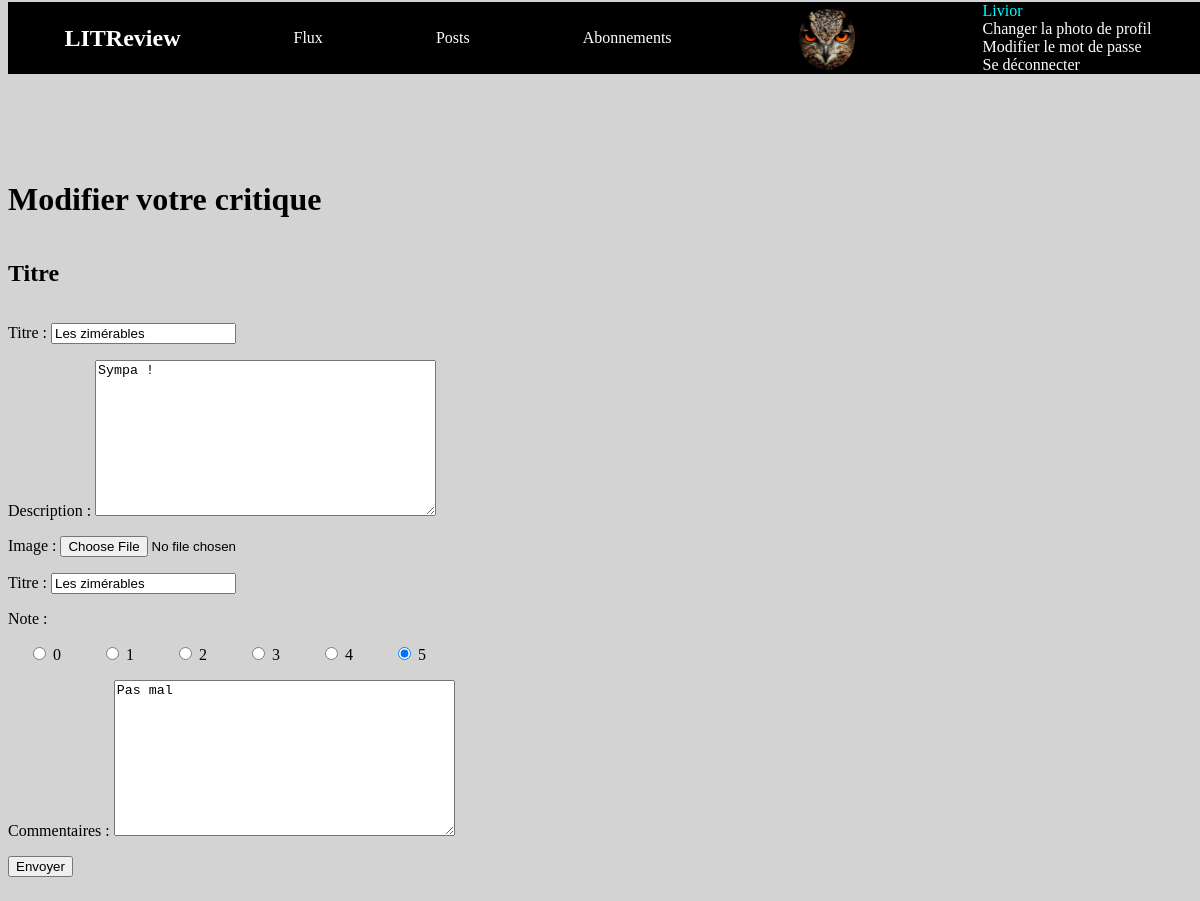
/review/20/change/ (signed in), run on an earlier commit of the app's database.
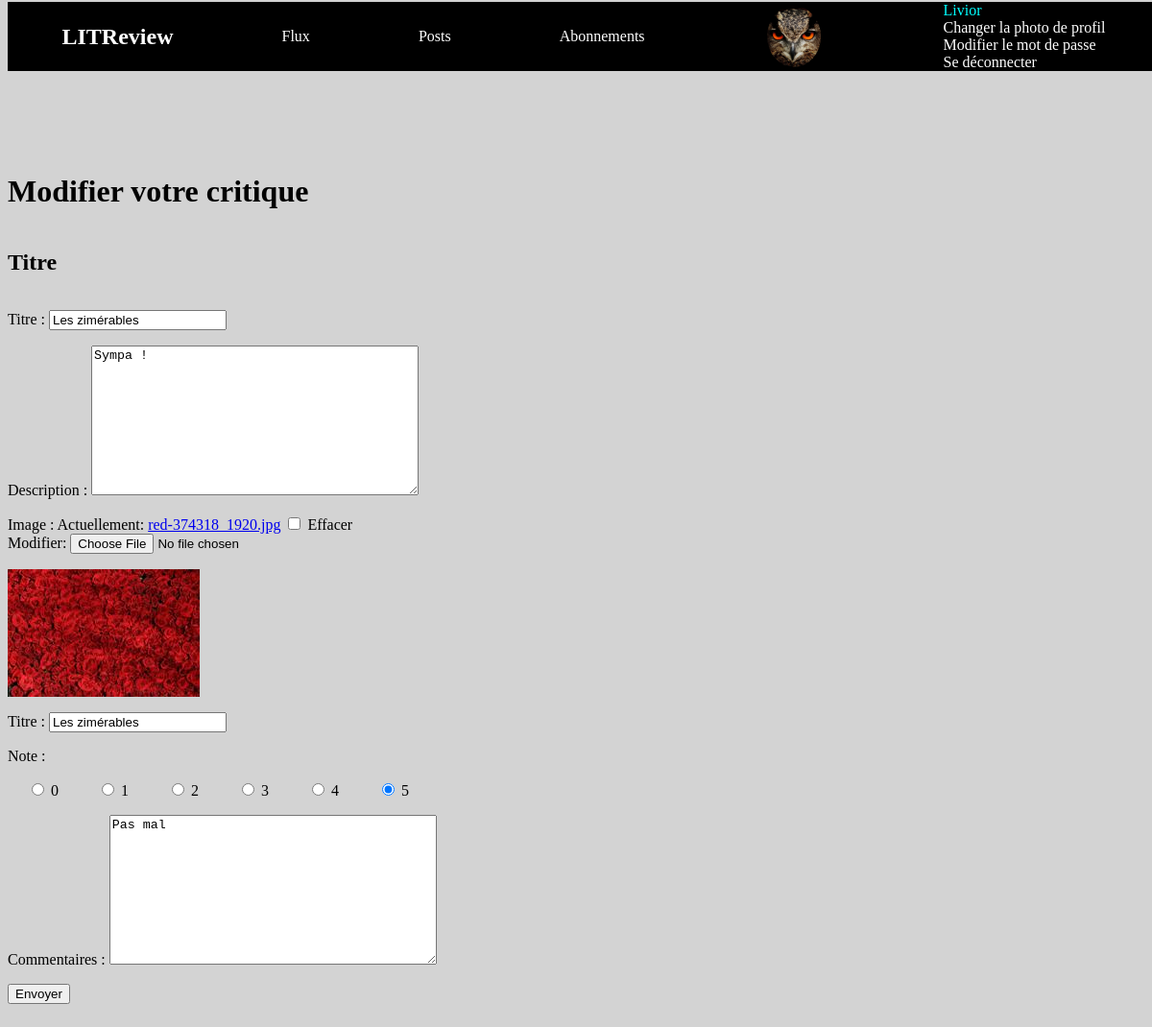
And on a later commit of the database.
### critics/models.py (models this page shows, shortened)
class Review(models.Model):
    ticket = models.ForeignKey(
        to=Ticket,
        on_delete=models.CASCADE,
        default=None)
    headline = models.CharField(max_length=128)
    rating = models.PositiveSmallIntegerField(
        validators=[MinValueValidator(0), MaxValueValidator(5)])
    body = models.TextField(max_length=8192, blank=True)
    user = models.ForeignKey(
        to=settings.AUTH_USER_MODEL, on_delete=models.CASCADE)
    time_created = models.DateTimeField(auto_now_add=True)

class Ticket(models.Model):
    title = models.CharField(max_length=128)
    description = models.TextField(max_length=2048, blank=True)
    user = models.ForeignKey(
        to=settings.AUTH_USER_MODEL,
        on_delete=models.CASCADE)
    image = models.ImageField(null=True, blank=True)
    time_created = models.DateTimeField(auto_now_add=True)
    IMAGE_MAX_SIZE = (200, 200)

### critics/views.py (the view)
# urls.py: path('review/<int:review_id>/change/', critics.views.review_update,
@login_required()
def review_update(request, review_id):
    review = get_object_or_404(Review, id=review_id)
    ticket = get_object_or_404(Ticket, id=review.ticket.id)
    if request.method == "POST":
        review_form = ReviewForm(request.POST, request.FILES, instance=review)
        ticket_form = TicketForm(request.POST, request.FILES, instance=ticket)
        if all([ticket_form.is_valid(), review_form.is_valid()]):
            ticket = ticket_form.save()
            review = review_form.save(commit=False)
            review.ticket = ticket
            review.time_created = datetime.datetime.now()
            review.save()
            return render(
                request,
                "critics/review_read.html",
                {"review": review})
    else:
        review_form = ReviewForm(instance=review)
        ticket_form = TicketForm(instance=ticket)
    return render(
        request,
        "critics/review_update.html",
        {"review_form": review_form,
         "ticket_form": ticket_form,
         "review": review},
    )

### critics/forms.py
class ReviewForm(forms.ModelForm):
    class Meta:
        model = Review
        exclude = ['user', 'ticket']
        labels = {'headline': 'Titre',
                  'body': 'Commentaires',
                  'rating': 'Note'}
        rating_choices = [('0', 0), ('1', 1), ('2', 2),
                          ('3', 3), ('4', 4), ('5', 5)]
        widgets = {'rating': forms.RadioSelect(choices=rating_choices)}

class TicketForm(forms.ModelForm):
    class Meta:
        model = Ticket
        exclude = ['user']
        labels = {'title': 'Titre'}

### critics/templates/critics/review_update.html (shortened to what this page needs)
{% extends '../base.html' %}
{% block content %}
<h1>Modifier votre critique </h1>
<h2>Titre</h2>
<form action="" method="post" enctype="multipart/form-data">
    {{ ticket_form.as_p }}
    {% if review.ticket.image %}
        <img class="ticket_image" src="{{ review.ticket.image.url}}" alt="">
    {% endif %}
    {{ review_form.as_p }}
    <input type="submit" value="Envoyer">
</form>
{% endblock %}

What changed in the data, as far as the page shows it:
changed Review "Les zimérables": ticket.image: picture added
Also different on the page:
form field as_p: (not shown) → "☐"
text no longer shown: "Titre : Description : Image :"
text now shown: "Titre : Description : Image : Actuellement: red-374318_1920.jpg Effacer Modifier:"
